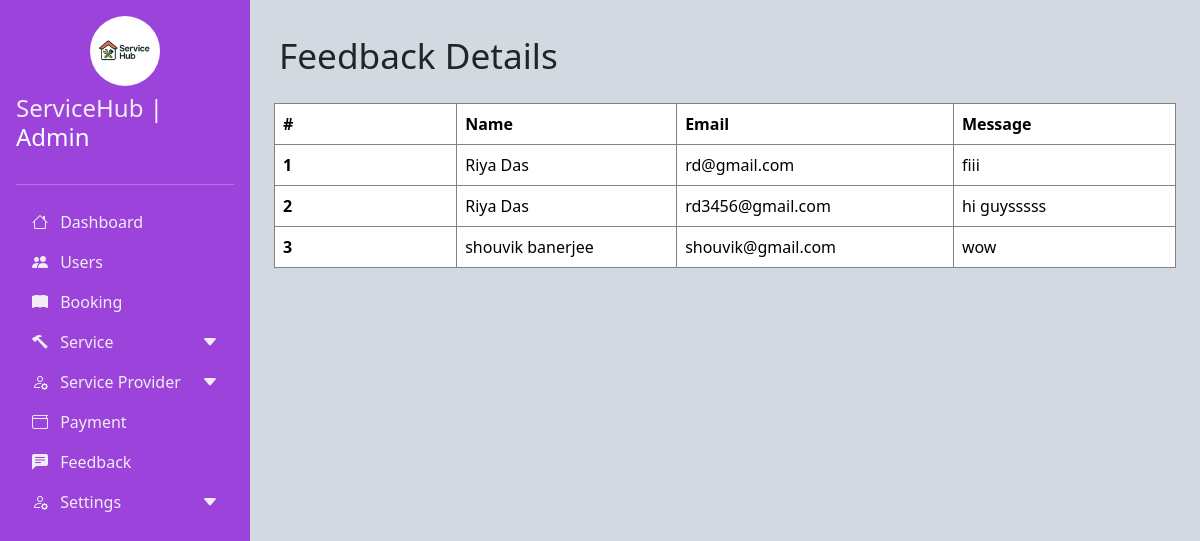
Before: /Admin/feedback.php (signed in) with the older database file.
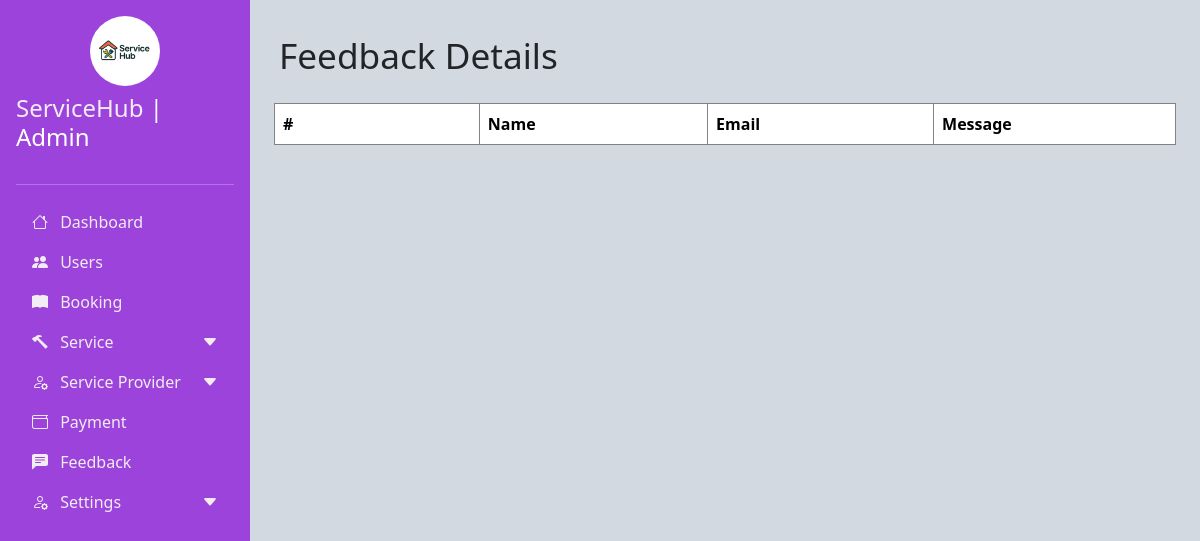
After: the same page with the newer database file.
### tables this page shows
CREATE TABLE `contact_messages` (
  `id` int(11) NOT NULL,
  `name` varchar(100) NOT NULL,
  `email` varchar(100) NOT NULL,
  `message` text NOT NULL,
  `created_at` timestamp NOT NULL DEFAULT current_timestamp()
);

### Admin/feedback.php (the view, shortened to what this page needs)
<!DOCTYPE html>
<html lang="en">
<head>
    <link href="./css/bootstrap.min.css" rel="stylesheet" >
    <link rel="stylesheet" href="https://cdn.jsdelivr.net/npm/bootstrap-icons@1.10.0/font/bootstrap-icons.css">
    <link rel="stylesheet" href="custom.css">
</head>
<body>
    <div class="d-flex ">
        <?php
            include_once "sidenav.php";
        ?>
        <div class="main-content p-4" id="mainContent">
        <div class="o35">
                    <p style="padding:5px;font-size:2.2rem">Feedback Details</p>
                    <table class="table">
                    <thead>
                        <tr>
                        <th scope="col">#</th>
                        <th scope="col">Name</th>
                        <th scope="col">Email</th>
                        <th scope="col">Message</th>
                        </tr>
                    </thead>
                    <tbody>
                    <?php
                        include_once "connection.php";
                        $count=1;
                        $res=mysqli_query($con,"select * from contact_messages");
                        while($row=mysqli_fetch_array($res))
                        {
                    ?>
                        <tr>
                        <th scope="row"><?php  echo $count++?></th>
                        <td data-label="Booking No"><?php  echo $row['name']?></td>
                        <td data-label="User Name"><?php  echo $row['email']?></td>
                        <td data-label="Service Provider"><?php  echo $row['message'] ?></td>
                        </tr>
                        <?php
                            }
                        ?>
                    </tbody>
                    </table>
                </div>
            </div>
        </div>
</body>
</html>

### Admin/sidenav.php (shortened to what this page needs)
<div class="sidebar bg text-white p-3 d-none d-lg-block" style="width: 250px; height: 100vh; overflow-y: auto;" id="sidebar">
    <div class="d-flex flex-column align-items-center mb-4">
        <img src="img/i1.jpeg" alt="Admin" class="rounded-circle mb-2" style="width: 70px; height: 70px; object-fit: cover;">
        <h4><span>ServiceHub </span>| Admin</h4>
    </div>
    <hr style="height: 2px; color:white;">
    <ul class="nav nav-pills flex-column">
        <li class="nav-item">
            <a href="dashboard.php" class="nav-link  hv1" onclick="dashboard_click()">
                <i class="bi bi-house me-2"></i> Dashboard
            </a>
        </li>
        <li class="nav-item">
            <a href="user.php" class="nav-link  hv1" onclick="user_click()">
                <i class="bi bi-people-fill me-2"></i>      Users
            </a>
        </li>
        <li class="nav-item">
            <a href="booking.php" class="nav-link  hv1" onclick="booking_click()">
                <i class="bi bi-book-fill me-2"></i> Booking
            </a>
        </li>
        <li class="nav-item">
            <a class="nav-link  hv1 d-flex justify-content-between align-items-center" data-bs-toggle="collapse" href="#serviceMenu" role="button" aria-expanded="false" aria-controls="serviceMenu">
                <div><i class="bi bi-hammer me-2"></i> Service</div>
                <i class="bi bi-caret-down-fill transition" id="serviceArrow"></i>
            </a>
        </li>
        <li class="nav-item">
            <a class="nav-link hv1 d-flex justify-content-between align-items-center" data-bs-toggle="collapse" href="#providerMenu" role="button" aria-expanded="false" aria-controls="providerMenu">
                <div><i class="bi bi-person-gear me-2"></i> Service Provider</div>
                <i class="bi bi-caret-down-fill transition" id="providerArrow"></i>
            </a>
        </li>
        <li class="nav-item">
            <a href="payment.php" class="nav-link  hv1" onclick="payment_click()">
                <i class="bi bi-wallet me-2"></i> Payment
            </a>
        </li>
        <li class="nav-item">
            <a href="feedback.php" class="nav-link  hv1" onclick="feedback_click()">
               <i class="bi bi-chat-left-text-fill me-2"></i> Feedback
            </a>
        </li>
       <li class="nav-item">
            <a class="nav-link hv1 d-flex justify-content-between align-items-center" data-bs-toggle="collapse" href="#providerMenu1" role="button" aria-expanded="false" aria-controls="providerMenu1">
                <div><i class="bi bi-person-gear me-2"></i> Settings</div>
                <i class="bi bi-caret-down-fill transition" id="providerArrow"></i>
            </a>
        </li>
    </ul>
</div>

### Admin/custom.css (style rules this page uses)
body { overflow-x: hidden; background-color: rgb(210, 217, 224); }
.sidebar { height: 100vh; position: fixed; left: 0; top: 0; z-index: 100; transition: all 0.3s; }
.main-content { margin-left: 250px; transition: all 0.3s; }
.bg { background-color: #9b43da; }
span { color:rgb(245, 237, 246); }
.hv1 { color:rgb(242, 236, 245); cursor: pointer; text-decoration: none; }
table th { width:500px; }
table, th,td { border: 1px solid rgb(130, 131, 132); border-style: ridge; }
.table { width: 100%; border-collapse: collapse; }
.transition { transition: transform 0.3s; }

Changed rows visible on the page:
removed contact_messages: name "Riya Das", email "rd@gmail.com", message "fiii"
removed contact_messages: name "Riya Das", email "rd3456@gmail.com", message "hi guysssss"
removed contact_messages: name "shouvik banerjee", email "shouvik@gmail.com", message "wow"
